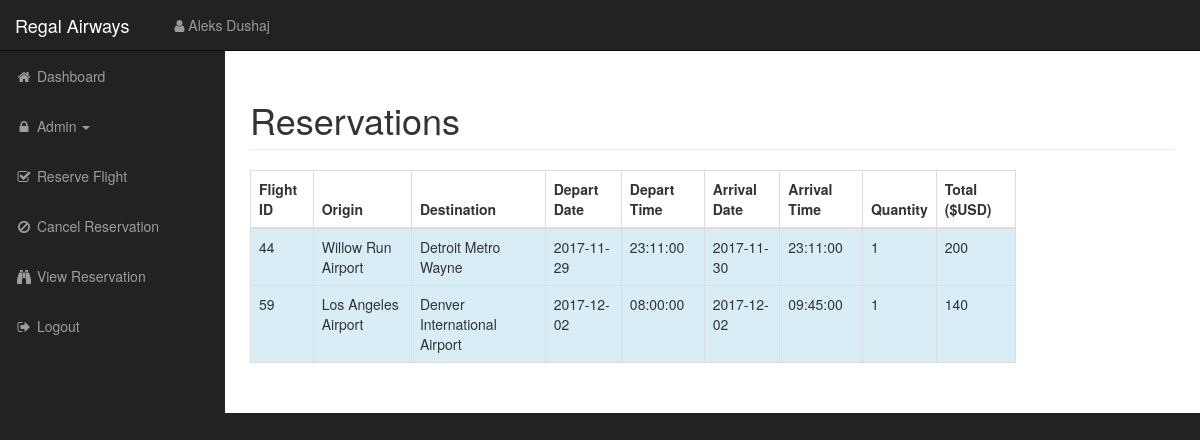
Screenshot of /viewreservation.php (signed in) with the database file from the repository.
### tables this page shows
CREATE TABLE IF NOT EXISTS `RESERVE` (
  `RID` int(10) NOT NULL AUTO_INCREMENT,
  `USER_ID` int(10) NOT NULL,
  `FID` int(10) NOT NULL,
  PRIMARY KEY (`RID`)
);

CREATE TABLE IF NOT EXISTS `BRANCH` (
  `BID` int(10) NOT NULL AUTO_INCREMENT,
  `NAME` varchar(80) NOT NULL,
  `CITY` varchar(30) NOT NULL,
  `STATE` char(2) DEFAULT NULL,
  `COUNTRY` varchar(30) NOT NULL,
  PRIMARY KEY (`BID`)
);

CREATE TABLE IF NOT EXISTS `FLIGHT` (
  `FID` int(11) NOT NULL AUTO_INCREMENT,
  `ORIGIN_BID` int(10) NOT NULL,
  `DEST_BID` int(10) NOT NULL,
  `DEPARTDATE` date NOT NULL,
  `DEPARTTIME` time NOT NULL,
  `ARRIVALDATE` date NOT NULL,
  `ARRIVALTIME` time NOT NULL,
  `PRICE` int(32) NOT NULL,
  `AID` int(11) NOT NULL,
  PRIMARY KEY (`FID`)
);

### viewreservation.php (the view, shortened to what this page needs)
<!DOCTYPE html>
<html lang="en">
    <head>
        <link href="css/bootstrap.min.css" rel="stylesheet">
        <link href="css/sb-admin.css" rel="stylesheet">
        <link href="font-awesome/css/font-awesome.min.css" rel="stylesheet" type="text/css">
    </head>
    <body>
        <div id="wrapper">
            <?php
                include('navbar.php');
            ?>
            <div id="page-wrapper">
                <div class="container-fluid">
                    <div class="row">
                        <div class="col-lg-12">
                            <h1 class="page-header">
                                Reservations
                            </h1>
                        </div>
                    </div>
                    <div class ="row">
                        <div class="col-lg-10 col-xs-12">
                            <div class="table-responsive">
                                <table class="table table-bordered table-hover table-striped">
                                    <thead>
                                        <tr>
                                            <th>Flight ID</th>
                                            <th>Origin</th>
                                            <th>Destination</th>
                                            <th>Depart Date</th>
                                            <th>Depart Time</th>
                                            <th>Arrival Date</th>
                                            <th>Arrival Time</th>
                                            <th>Quantity</th>
                                            <th>Total ($USD)</th>
                                        </tr>
                                    </thead>
                                    <tbody>
                                        <?php
                                            $sql = "SELECT RID, R.FID, B1.NAME AS B1, B2.NAME AS B2, DEPARTDATE, DEPARTTIME, ARRIVALDATE, ARRIVALTIME, PRICE
                                                FROM RESERVE R LEFT JOIN FLIGHT F
                                                ON R.FID = F.FID
                                                LEFT JOIN BRANCH B1
                                                ON F.ORIGIN_BID = B1.BID
                                                LEFT JOIN BRANCH B2
                                                ON F.DEST_BID = B2.BID
                                                WHERE R.USER_ID = '{$_SESSION['cur_user_id']}'
                                                GROUP BY R.FID
                                                ORDER BY DEPARTDATE, DEPARTTIME ";
                                            $query = mysql_query($sql);
                                            while($row = mysql_fetch_array($query)){
                                                $quantity = mysql_fetch_array(mysql_query("SELECT COUNT(*) AS QUANTITY FROM RESERVE WHERE RESERVE.FID = '{$row['FID']}' and RESERVE.USER_ID = '{$_SESSION['cur_user_id']}'"))['QUANTITY'];
                                                echo "<tr class = 'info'>";
                                                echo "<td>" . $row['FID'] . "</td>";
                                                echo "<td>" . $row['B1'] . "</td>";
                                                echo "<td>" . $row['B2'] . "</td>";
                                                echo "<td>" . $row['DEPARTDATE'] . "</td>";
                                                echo "<td>" . $row['DEPARTTIME'] . "</td>";
                                                echo "<td>" . $row['ARRIVALDATE'] . "</td>";
                                                echo "<td>" . $row['ARRIVALTIME'] . "</td>";
                                                echo "<td>" . $quantity . "</td>";
                                                echo "<td>" . $row['PRICE']*$quantity . "</td>";
                                                echo "</tr>";
                                            }
                                        ?>
                                    </tbody>
                                </table>
                            </div>
                        </div>
                    </div>
                <br>
                </div>
            </div>
         </div>
    </body>
</html>

### navbar.php (shortened to what this page needs)
<nav class="navbar navbar-inverse navbar-fixed-top" role="navigation">
    <div class="container-fluid">
        <div class="navbar-header">
            <a class="navbar-brand" href="index.php">Regal Airways</a>
            <ul class="nav navbar-right top-nav">
                <li class="dropdown">
                    <?php if($_SESSION['cur_user_id']): ?>
                    <a href="#" class="dropdown-toggle" data-toggle="dropdown"><i class="fa fa-user"></i> <?=$_SESSION['cur_fname']," ", $_SESSION['cur_lname']?></a>
                    <?php else: ?>
                    <?php endif; ?>
                </li>
            </ul>
        </div>
        <div class="collapse navbar-collapse navbar-ex1-collapse" id="rockin-navbar">
            <ul class="nav navbar-nav side-nav">
                <li><a href="index.php"><i class="fa fa-fw fa-home"></i> Dashboard</a></li>
                <?php
                    if ($_SESSION['type'] == 1){
                ?>
                <li class="dropdown">
                    <a href="#" class="dropdown-toggle" data-toggle="dropdown" role="button" aria-haspopup="true" aria-expanded="false"><i class="fa fa-fw fa-lock"></i> Admin <span class="caret"></span></a>
                </li>
                <?php
                    }
                ?>
                <li><a href="reserveflight.php"><i class="fa fa-fw fa-check-square-o"></i> Reserve Flight</a></li>
                <li><a href="cancelreservation.php"><i class="fa fa-fw fa-ban"></i> Cancel Reservation</a></li>
                <li><a href="viewreservation.php"><i class="fa fa-fw fa-binoculars"></i> View Reservation</a></li>
                <?php
                    if ($_SESSION['logged'] == false){
                ?>
                <li><a href="register.php"><i class="fa fa-fw fa-user-plus"></i> Not a user? Register</a></li>
                <li><a href="login.php"><i class="fa fa-fw fa-sign-in"></i> Login</a></li>
                <?php
                    } else {
                ?>
                <li><a href="logout.php"><i class="fa fa-fw fa-sign-out"></i> Logout</a></li>
                <?php
                    }
                ?>
            </ul>
        </div>
    </div>
</nav>

### css/sb-admin.css (style rules this page uses)
body { margin-top: 100px; background-color: #222; }
@media (min-width:768px) { body { margin-top: 50px; } }
#wrapper { padding-left: 0; }
#page-wrapper { width: 100%; padding: 0; background-color: #fff; }
@media (min-width:768px) { #wrapper { padding-left: 225px; } }
@media (min-width:768px) { #page-wrapper { padding: 10px; } }
.top-nav { padding: 0 15px; }
.top-nav>li { display: inline-block; float: left; }
.top-nav>li>a { padding-top: 15px; padding-bottom: 15px; line-height: 20px; color: #999; }
@media (min-width:768px) { .side-nav { position: fixed; top: 51px; left: 225px; width: 225px; margin-left: -225px; border: none; border-radius: 0; overflow-y: auto; background-color: #222; bottom: 0; overflow-x: hidden; padding-bottom: 40px; } }
@media (min-width:768px) { .side-nav>li>a { width: 225px; } }

### rows the page displays
reserve: FID "44", branch.NAME "Willow Run Airport", branch.NAME "Detroit Metro Wayne", FID.DEPARTDATE "2017-11-29", FID.DEPARTTIME "23:11:00", FID.ARRIVALDATE "2017-11-30", FID.ARRIVALTIME "23:11:00", quantity "1", $row['PRICE']*$quantity "200"
reserve: FID "59", branch.NAME "Los Angeles Airport", branch.NAME "Denver International Airport", FID.DEPARTDATE "2017-12-02", FID.DEPARTTIME "08:00:00", FID.ARRIVALDATE "2017-12-02", FID.ARRIVALTIME "09:45:00", quantity "1", $row['PRICE']*$quantity "140"

### other values shown
$_SESSION['cur_fname'] "Aleks"
$_SESSION['cur_lname'] "Dushaj"
